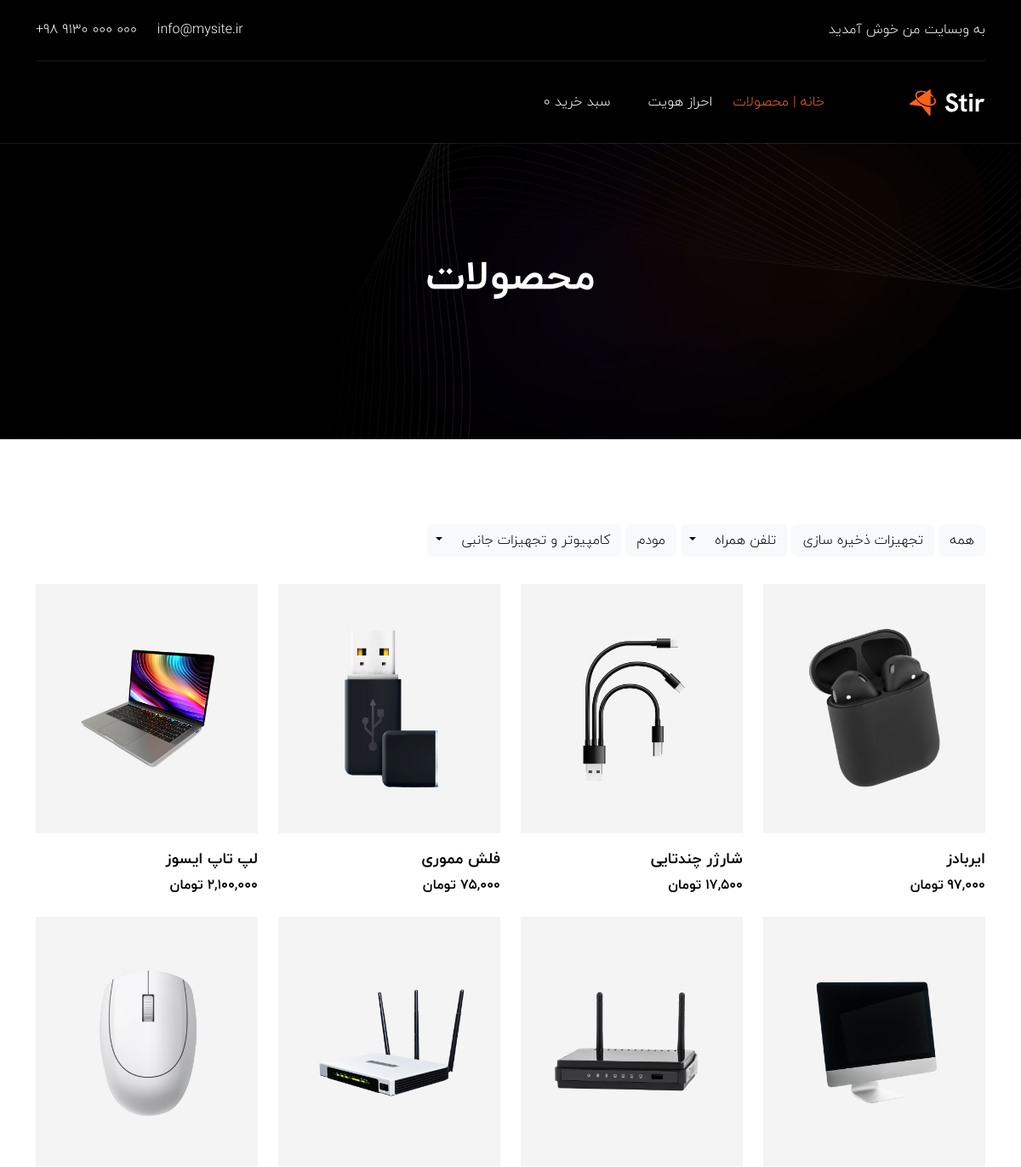
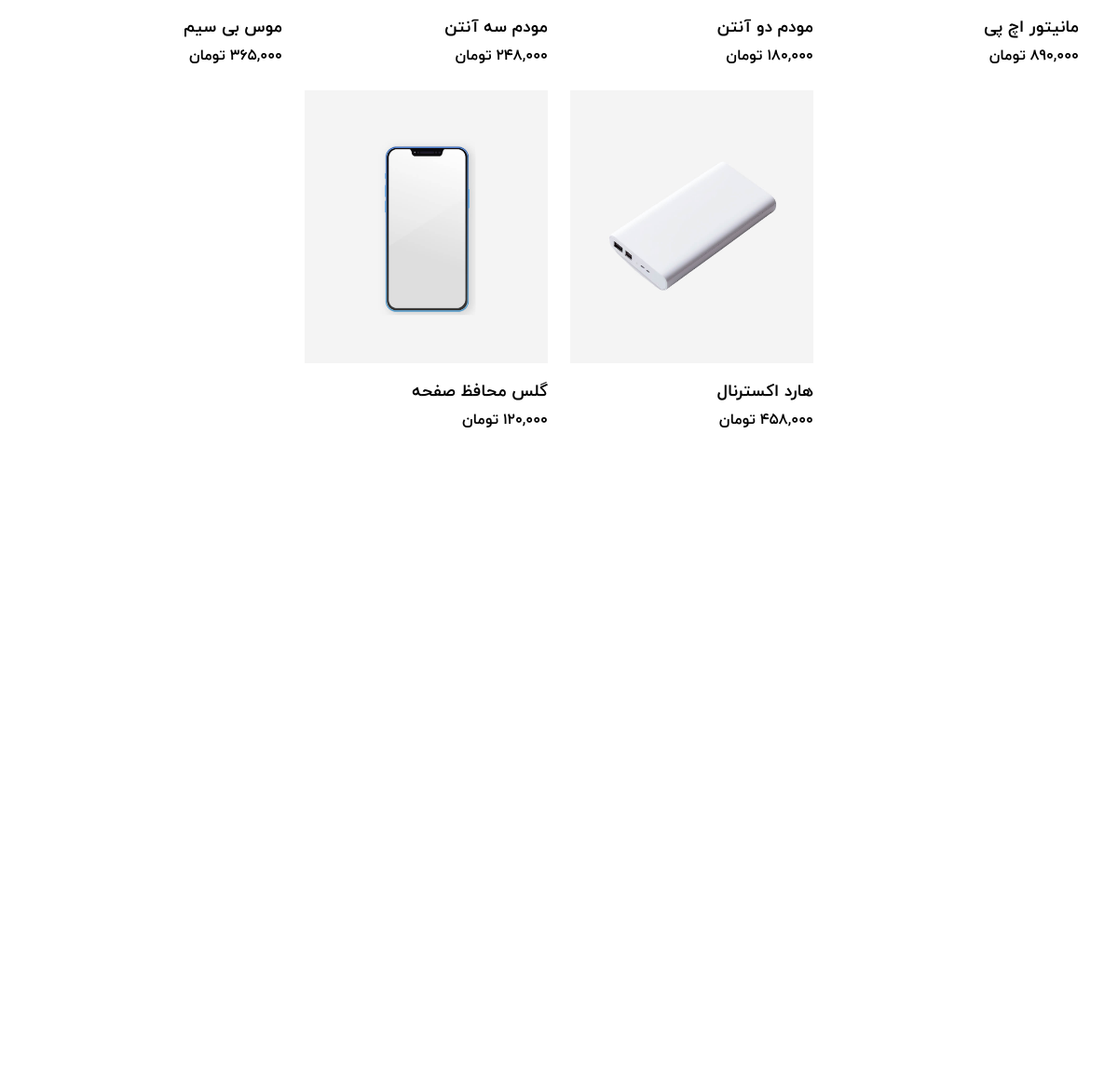
The page / on the database its author committed (2 pictures, top to bottom).
### home/models.py (models this page shows, shortened)
class Category(models.Model):
    sub_category = models.ForeignKey('self', on_delete=models.CASCADE, related_name='scategory', null=True, blank=True)
    is_sub = models.BooleanField(default=False)
    name = models.CharField(max_length=200)
    slug = models.SlugField(max_length=250, unique=True)
    class Meta:
        ordering = ['name']
        verbose_name = 'category'
        verbose_name_plural = 'categories'
    def get_absolute_url(self):
        return reverse('home:category_filter', args=[self.slug])

class Product(models.Model):
    category = models.ManyToManyField(Category, related_name='products')
    name = models.CharField(max_length=200)
    slug = models.CharField(max_length=250)
    image = models.ImageField(upload_to='products')
    description = models.TextField()
    price = models.IntegerField()
    available = models.BooleanField(default=True)
    created = models.DateTimeField(auto_now_add=True)
    updated = models.DateTimeField(auto_now=True)
    class Meta:
        ordering = ['name']
    def get_absolute_url(self):
        return reverse('home:product_details', args=[self.slug])

### home/views.py (the view, shortened to what this page needs)
# urls.py: path('', views.HomeView.as_view(), name='home'),
class HomeView(View):
    def get(self, request, category_slug=None):
        products = Product.objects.filter(available=True)
        categories = Category.objects.filter(is_sub=False)
        return render(request, 'home/products.html', {'products':products, 'categories':categories})

### order/context_processors.py (called while the page is built)
def cart_total_quantity(request):
    if request.user.is_authenticated and request.user.profile.active_order:
        return {'cart_total_quantity': len(Cart(request))}
    return {'cart_total_quantity': 0}

### home/templates/home/products.html (shortened to what this page needs)
{% extends "base.html" %}
{% block page_title %}محصولات{% endblock page_title %}
{% block content %}
<div class="products-area ptb-100 bg-white">
    <div class="container">
        <div class="mb-4 pb-2">
            <div class="row">
                <div>
                    <a href="{% url "home:home" %}" class="btn btn-light">همه</a>
                    {% for category in categories %}
                        <div class="btn-group">
                            <a href="{{ category.get_absolute_url }}" class="btn btn-light">{{ category.name }}</a>
                            {% if category.scategory.all %}
                                <button type="button" class="btn btn-light dropdown-toggle dropdown-toggle-split" data-bs-toggle="dropdown" aria-expanded="false"></button>
                            {% endif %}
                        </div>
                    {% endfor %}
                </div>
            </div>
        </div>
        <div class="row justify-content-center" id="Container">
            {% for product in products %}
                <div class="col-lg-3 col-sm-6 mix monitor monitor mobile">
                    <div class="product-single-item">
                        <div class="product-img">
                            <a href="{{ product.get_absolute_url }}" class="d-block"><img src="{{ product.image.url }}"></a>
                        </div>
                        <h3><a href="{{ product.get_absolute_url }}">{{ product.name }}</a></h3>
                        {% load humanize %}
                        <span>{{ product.price|intcomma }} تومان</span>
                    </div>
                </div>
            {% endfor %}
        </div>
    </div>
</div>
{% endblock content %}

### templates/base.html (shortened to what this page needs)
<!DOCTYPE html>
<html lang="ar" dir="rtl">
<head>
    {% load static %}
    <link rel="stylesheet" href="{% static "css/bootstrap.rtl.min.css" %}">
    <link rel="stylesheet" href="{% static "css/meanmenu.css" %}">
    <link rel="stylesheet" href="{% static "css/owl.theme.default.min.css" %}">
    <link rel="stylesheet" href="{% static "css/owl.carousel.min.css" %}">
    <link rel="stylesheet" href="{% static "css/icofont.min.css" %}">
    <link rel="stylesheet" href="{% static "css/font-awesome-pro.css" %}">
    <link rel="stylesheet" href="{% static "css/scrollcue.css" %}">
    <link rel="stylesheet" href="{% static "css/magnific-popup.min.css" %}">
    <link rel="stylesheet" href="{% static "css/style.css" %}">
    <link rel="stylesheet" href="{% static "css/responsive.css" %}">
</head>
<body>
    {% include "includes/header.html" %}
    {% include "includes/navbar.html" %}
    <div class="page-banner-area bg-black bg-img" data-background="{% static "images/banner-bg-shape.png" %}">
        <div class="container mw-1680">
            <div class="page-banner-content">
                <h2>{% block page_title %}{% endblock page_title %}</h2>
            </div>
        </div>
    </div>
    {% block content %}{% endblock content %}
    {% include "includes/footer.html" %}
</body>
</html>

### templates/includes/header.html
<div class="header-area bg-black">
    <div class="container mw-1680">
        <div class="header-wrapper">
            <div class="row align-items-center">
                <div class="col-lg-6 col-md-6">
                    <div class="header-left-content text-center text-md-start">
                        <p>به وبسایت من خوش آمدید</p>
                    </div>
                </div>
                <div class="col-lg-6 col-md-6">
                <ul class="ps-0 mb-0 list-unstyled d-flex justify-content-center justify-content-md-end header-right-content gap-1 gap-sm-4 flex-wrap">
                    <li><a href="mailto:info@mysite.ir">info@mysite.ir</a></li>
                    <li><a href="tel:+989130000000" dir="ltr">+98 9130 000 000</a></li>
                </ul>
            </div>
        </div>
    </div>
</div>

### templates/includes/navbar.html (shortened to what this page needs)
{% load static %}
<div class="navbar-area bg-black">
    <div class="main-nav">
        <div class="container mw-1680">
            <nav class="navbar navbar-expand-md navbar-light">
                <a class="navbar-brand" href="#">
                    <img src="{% static "images/white-logo.svg" %}" alt="logo">
                </a>
                <div class="collapse navbar-collapse for-mobile-menu" id="navbarSupportedContent">
                    <ul class="navbar-nav me-auto">
                        <li class="nav-item"><a href="{% url "home:home" %}" class="nav-link active">خانه | محصولات</a></li>
                        {% if request.user.is_authenticated %}
                            <li class="nav-item">
                                <a href="#" class="nav-link dropdown-toggle">ناحیه کاربری</a>
                                <ul class="dropdown-menu">
                                    <li class="nav-item"><a href="{% url "account:dashboard" request.user.id %}" class="nav-link">داشبورد</a></li>
                                    <li class="nav-item"><a href="{% url "account:sign_out" %}" class="nav-link">خروج</a></li>
                                </ul>
                            </li>
                            {% else %}
                            <li class="nav-item">
                                <a href="#" class="nav-link dropdown-toggle">احراز هویت</a>
                            </li>
                        {% endif %}
                        <li class="nav-item"><a href="{% url "order:cart" %}" class="nav-link">سبد خرید {{ cart_total_quantity }}</a></li>
                    </ul>
                </div>
            </nav>
        </div>
    </div>
</div>

### templates/includes/footer.html (shortened to what this page needs)
{% load static %}
<div class="footer-area pt-100 pb-75 bg-white">
    <div class="container">
        <div class="row" data-cues="slideInUp">
</div>

### static/css/style.css (style rules this page uses)
body { font-size:16px;font-family:"Hanken Grotesk",sans-serif;color:#666;font-weight:400 }
a { transition:all ease .5s;color:#666 }
button { outline:0 !important;box-shadow:none;border:none;padding:0 }
.h1,.h2,.h3,.h4,.h5,.h6,h1,h2,h3,h4,h5,h6 { color:#030303;font-weight:700 }
p { font-size:16px;margin-bottom:15px;line-height:1.8 }
p:last-child { margin-bottom:0 }
img { max-width:100%;height:auto }
.ptb-100 { padding-top:100px;padding-bottom:100px }
.pt-100 { padding-top:100px }
.pb-75 { padding-bottom:75px }
.bg-img { background-position:center center;background-repeat:no-repeat;background-size:cover;height:100% }
.header-wrapper { border-bottom:1px solid rgba(255,255,255,.1);padding-top:21px;padding-bottom:21px }
.header-left-content p { font-size:16px;color:#fff }
.header-right-content li a { font-size:16px;text-decoration:none;color:#fff }
.navbar-area { position:relative;padding-top:5px;padding-bottom:5px }
.navbar-area .navbar-brand { margin-left:200px }
.main-nav { position:relative;z-index:2;padding-top:0;padding-bottom:0 }
.main-nav .navbar { transition:all ease .5s;z-index:2;position:unset;padding:0 }
.main-nav .navbar ul { margin-bottom:0;list-style-type:none;padding-right:0 }
.main-nav .navbar .navbar-nav .nav-item { position:relative;padding-top:35px;padding-bottom:35px;padding-right:0;padding-left:0 }
.main-nav .navbar .navbar-nav .nav-item .nav-link { font-size:16px;color:#fff;line-height:1;position:relative;font-weight:500;padding:0;margin-right:12px;margin-left:12px }
.main-nav .navbar .navbar-nav .nav-item .nav-link.dropdown-toggle { padding-left:20px }
.main-nav .navbar .navbar-nav .nav-item .nav-link.dropdown-toggle::before { content:"";font-family:IcoFont;position:absolute;top:50%;transform:translateY(-50%);left:0;line-height:1;font-size:17px }
.main-nav .navbar .navbar-nav .nav-item .nav-link.dropdown-toggle::after { display:none }
.main-nav .navbar .navbar-nav .nav-item .nav-link:hover,.main-nav .navbar .navbar-nav .nav-item .nav-link:focus,.main-nav .navbar .navbar-nav .nav-item .nav-link.active { color:#fd6219 }
.main-nav .navbar .navbar-nav .nav-item:last-child .nav-link { margin-left:0 }
.main-nav .navbar .navbar-nav .nav-item:first-child .nav-link { margin-right:0 }
.page-banner-content { text-align:center }
.page-banner-content h2 { color:#fff;font-size:48px;margin-bottom:30px }
.page-banner-area { border-top:1px solid rgba(255,255,255,.1);padding-top:130px;padding-bottom:130px }
.product-single-item { margin-bottom:25px;transition:all ease .5s;overflow:hidden }
.product-single-item .product-img { margin-bottom:20px;position:relative }
.product-single-item h3 { font-size:18px;font-weight:600 }
.product-single-item h3 a { text-decoration:none;color:#030303 }
.product-single-item span { color:#030303;font-weight:600 }

### static/css/responsive.css (style rules this page uses)
@media only screen and (min-width: 1200px)and (max-width: 1550px) { .navbar-area .navbar-brand { margin-left:100px } }

### rows shown on the page
Category: name "تجهیزات ذخیره سازی"
Category: name "تلفن همراه"
Category: name "مودم"
Category: name "کامپیوتر و تجهیزات جانبی"
Product: image (picture), name "ایربادز", price "97,000"
Product: image (picture), name "شارژر چندتایی"
Product: image (picture), name "فلش مموری", price "75,000"
Product: image (picture), name "لپ تاپ ایسوز"
Product: image (picture), name "مانیتور اچ پی", price "890,000"
Product: image (picture), name "مودم دو آنتن"
Product: image (picture), name "مودم سه آنتن"
Product: image (picture), name "موس بی سیم", price "365,000"
Product: image (picture), name "هارد اکسترنال", price "458,000"
Product: image (picture), name "گلس محافظ صفحه", price "120,000"

### other values the page prints
{{ cart_total_quantity }} "0"
